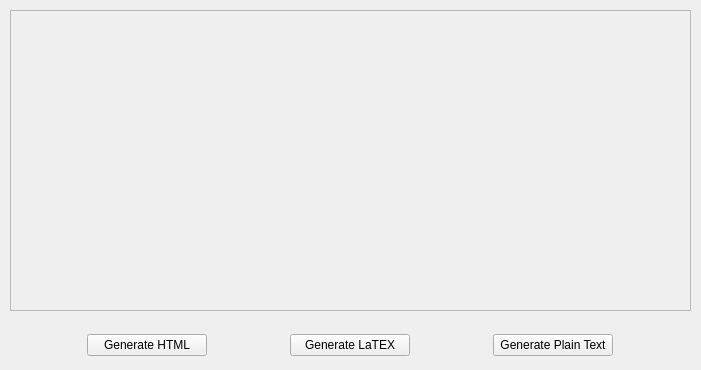
<?xml version="1.0" encoding="UTF-8"?>
<ui version="4.0">
 <class>Form</class>
 <widget class="QWidget" name="Form">
  <property name="geometry">
   <rect>
    <x>0</x>
    <y>0</y>
    <width>701</width>
    <height>370</height>
   </rect>
  </property>
  <property name="windowTitle">
   <string>Sources</string>
  </property>
  <widget class="QScrollArea" name="source_scroll_area">
   <property name="geometry">
    <rect>
     <x>10</x>
     <y>10</y>
     <width>681</width>
     <height>301</height>
    </rect>
   </property>
   <property name="sizePolicy">
    <sizepolicy hsizetype="Expanding" vsizetype="Expanding">
     <horstretch>0</horstretch>
     <verstretch>0</verstretch>
    </sizepolicy>
   </property>
   <property name="widgetResizable">
    <bool>true</bool>
   </property>
   <widget class="QWidget" name="scrollAreaWidgetContents">
    <property name="geometry">
     <rect>
      <x>0</x>
      <y>0</y>
      <width>679</width>
      <height>299</height>
     </rect>
    </property>
    <layout class="QVBoxLayout" name="verticalLayout_3"/>
   </widget>
  </widget>
  <widget class="QWidget" name="horizontalLayoutWidget">
   <property name="geometry">
    <rect>
     <x>10</x>
     <y>330</y>
     <width>681</width>
     <height>31</height>
    </rect>
   </property>
   <layout class="QHBoxLayout" name="horizontalLayout">
    <item>
     <widget class="QPushButton" name="generate_html_button">
      <property name="sizePolicy">
       <sizepolicy hsizetype="Fixed" vsizetype="Fixed">
        <horstretch>0</horstretch>
        <verstretch>0</verstretch>
       </sizepolicy>
      </property>
      <property name="minimumSize">
       <size>
        <width>120</width>
        <height>0</height>
       </size>
      </property>
      <property name="text">
       <string>Generate HTML</string>
      </property>
     </widget>
    </item>
    <item>
     <widget class="QPushButton" name="generate_latex_button">
      <property name="sizePolicy">
       <sizepolicy hsizetype="Fixed" vsizetype="Fixed">
        <horstretch>0</horstretch>
        <verstretch>0</verstretch>
       </sizepolicy>
      </property>
      <property name="minimumSize">
       <size>
        <width>120</width>
        <height>0</height>
       </size>
      </property>
      <property name="text">
       <string>Generate LaTEX</string>
      </property>
     </widget>
    </item>
    <item>
     <widget class="QPushButton" name="generate_plaintxt_button">
      <property name="sizePolicy">
       <sizepolicy hsizetype="Fixed" vsizetype="Fixed">
        <horstretch>0</horstretch>
        <verstretch>0</verstretch>
       </sizepolicy>
      </property>
      <property name="minimumSize">
       <size>
        <width>120</width>
        <height>0</height>
       </size>
      </property>
      <property name="text">
       <string>Generate Plain Text</string>
      </property>
     </widget>
    </item>
   </layout>
  </widget>
 </widget>
 <resources/>
 <connections/>
</ui>
